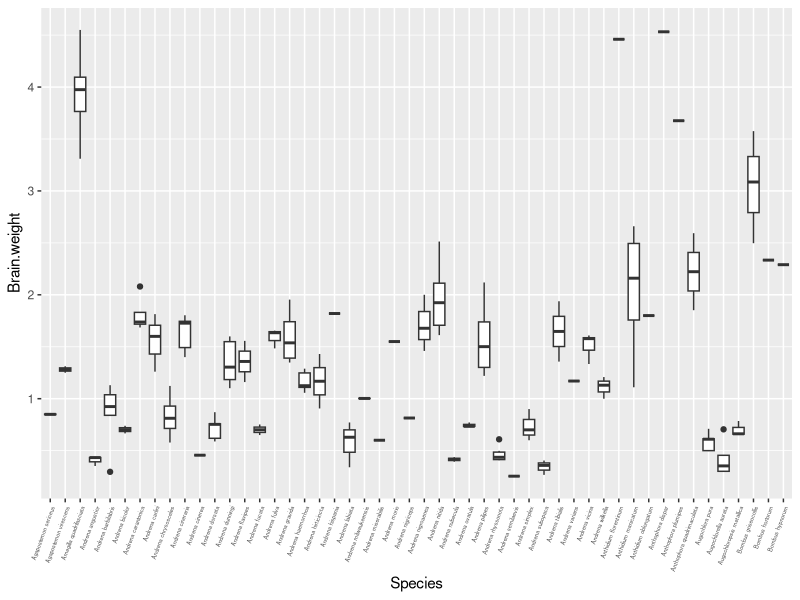
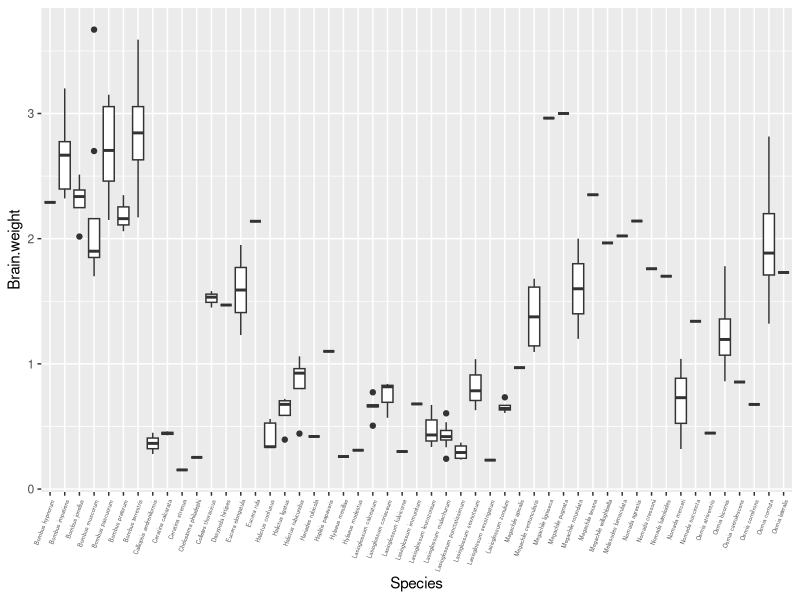
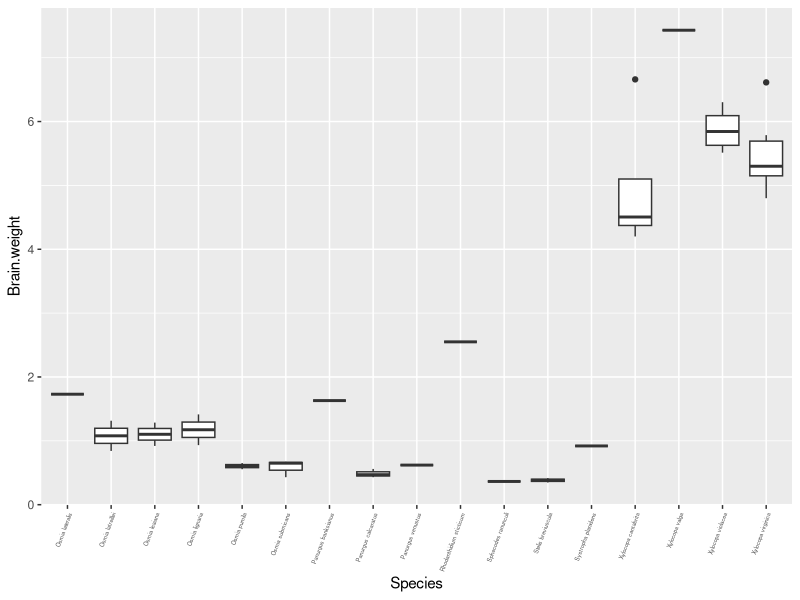
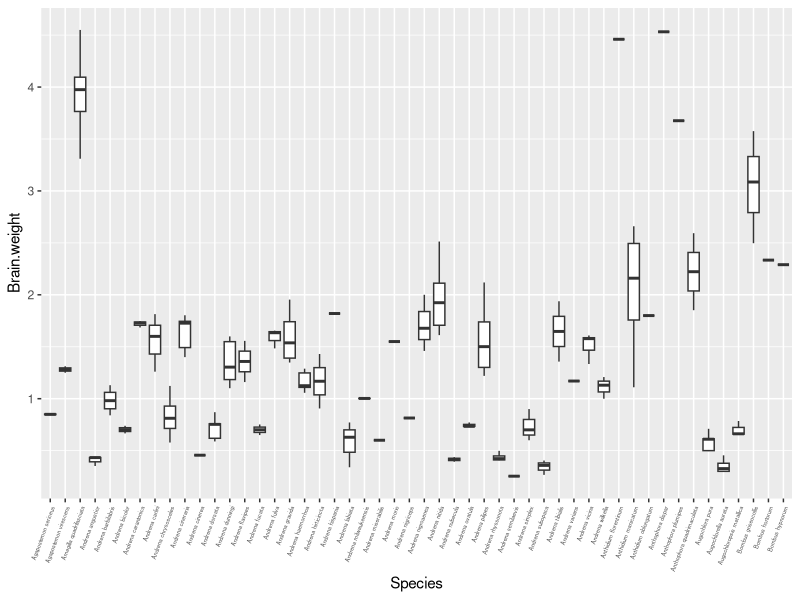
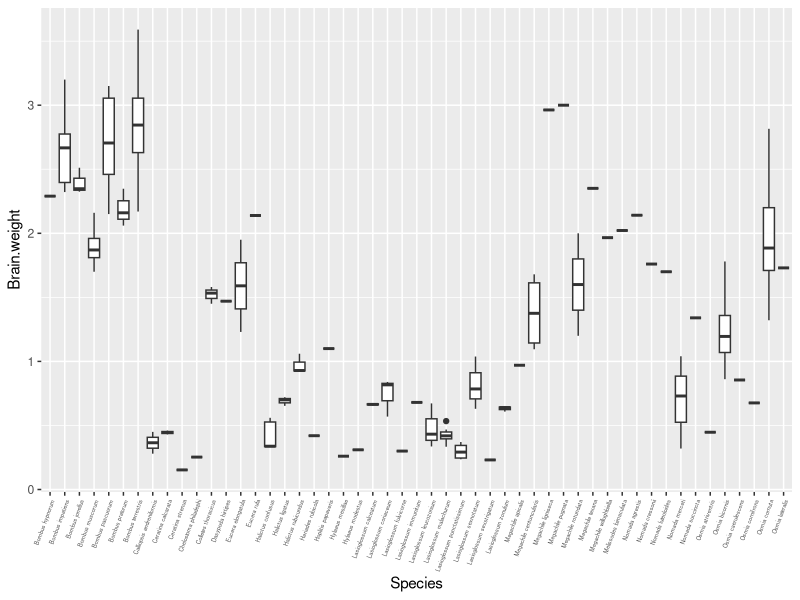
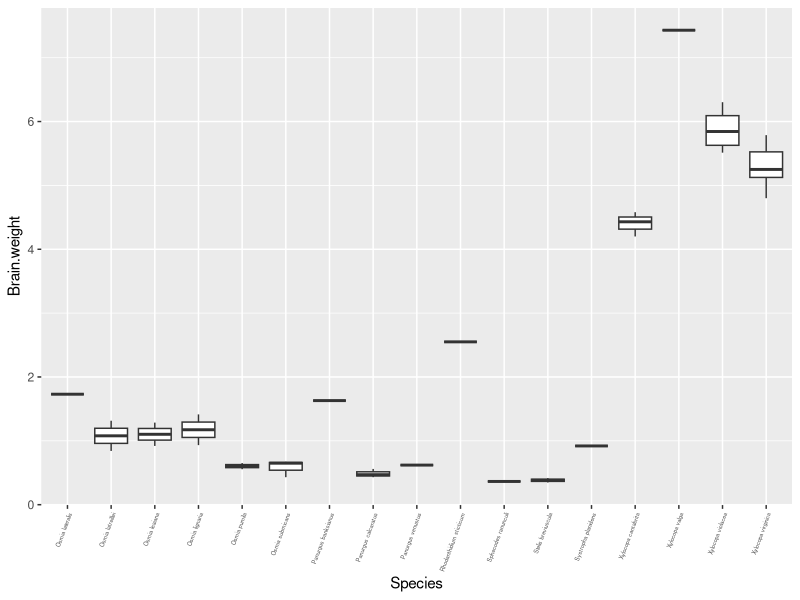

R code for these plots, in order: (Note: this script raises an error after producing the figures.)
#Preprocessing----
#In this script we fix typos and rename species when neccesary to their synonyms
#The data source is Sayol et al., but we also have added extra species from Collado thesis
#Sayol http://dx.doi.org/10.1098/rspb.2020.0762

#Load libraries----
library(readr)
library(dplyr)
library(stringr)
library(ggplot2)

#Read datasets
#1st Sayol 
sayol = read_csv("Raw_data/sayol_data.csv") %>% 
dplyr::select(!c(head.weight.g, no.optic.lobes.weight.mg,body.mass.g)) %>% 
mutate(species = str_replace(species, "_", " "))
#snd Collado (is similar but Collado has some extra species)
#Note Sayol data is clean but Collado still needs some processing
collado <- read.csv("Raw_data/collado_data.csv", dec = ",") %>% 
dplyr::select(!c(Place, No.optic.lobes.weight, 
Notes, Head.weight..g., Plant, Date, Weigth..g., ID, Genus)) %>% 
rename(Brain.weight = Brain.Weight..mg.)

#Prepare data----
#Important:
#The column of interest is brain fix (mg)
#Heads are extracted and fixed and then the brain is removed and weighted
#Fresh brains can be converted with a conversion factor to fix! 
#brain.fix.mg = brain.fresh.mg x 1.2262. #Check sayol etal
sayol = sayol %>% 
#mutate(brain.fix.mg = case_when(is.na(brain.fix.mg) == T ~ brain.fresh.mg * 1.2262,
#is.na(brain.fix.mg) == F ~ brain.fix.mg)) %>% 
rename(Species = species) %>% 
rename(Sex =  sex) %>% 
rename(Country  = country) %>% 
rename(IT = IT.mm) %>% 
rename(Brain.weight = brain.fix.mg) 

#Reshaping data and some cleaning
sayol_main = sayol %>% 
dplyr::select(Species, IT, Brain.weight, Sex, Country)  #select cols of interest


#Select species from Collado that are not in Sayol
#Check levels
s = sayol_main %>% distinct(Species)
spp = s$Species
#Subset collado
collado_filtered = collado %>% 
filter(!Species == "Dasypoda visnaga") %>%  #Dasypoda visnaga's brain was conserved in ethanol, not formol
filter(!Species %in% spp) 
#Bind both datasets
all = bind_rows(sayol_main, collado_filtered) %>% 
na.omit() #filter out na's

#Cleaning----
#Delete Species with sp. 
all_cleaning <- filter(all, !grepl(" sp.",Species))
#Some more typos
all_cleaning$Species[all_cleaning$Species=="Anthopora plumipes"] <- "Anthophora plumipes"
all_cleaning$Species[all_cleaning$Species=="Anthopora dispar"] <- "Anthophora dispar"
all_cleaning$Species[all_cleaning$Species=="Agaposemon sericeus"] <- "Agapostemon sericeus"
all_cleaning$Species[all_cleaning$Species=="Andena vicina"] <- "Andrena vicina"
#Two species are best to rename it with synonym
all_cleaning$Species[all_cleaning$Species=="Flavipanurgus venustus"] <- "Panurgus venustus"
all_cleaning$Species[all_cleaning$Species=="Psithyrus vestalis"] <- "Bombus vestalis"
#Filter out non-species
all_cleaning = subset(all_cleaning, subset = !((Species == "Andrena (Chlorandrena)")))
all_cleaning = subset(all_cleaning, subset = !((Species == "Andrena (Chrysandrena)")))
all_cleaning = subset(all_cleaning, subset = !((Species == "Lasioglossum dialictus"))) #dialictus is a subgenus

#Filter out Apis mellifera
all_cleaning <- all_cleaning %>% filter(!Species=="Apis mellifera")    
#Before filtering females, rename f and females equally
levels(factor(all_cleaning$Sex))
#Fix levels
all_cleaning = all_cleaning %>% 
mutate(Sex =replace(Sex, Sex == "F", "Female")) %>% 
mutate(Sex =replace(Sex, Sex == "M", "Male")) %>% 
mutate(Sex =replace(Sex, Sex == "Queen?", "Queen"))


#Final filtering----
#Select females and delete outliers
#IMPORTANT! select just females
all_cleaning = all_cleaning %>%  filter(Sex == "Female") %>% dplyr::select(!Sex)
#Check unique cases and levels for methods
d = all_cleaning %>% 
group_by(Species) %>% 
summarise(individuals = n())
median(d$individuals)
sum(d$individuals) #433
nlevels(factor(unique(d$Species))) #113 species

#Check for possible outliers
#Brain weight
#Extract levels
l = levels(factor(all_cleaning$Species))
#Create function to plot everything
s = function(v) {
ggplot(all_cleaning %>% filter(Species %in% v), aes(Species, Brain.weight)) +
geom_boxplot() +
theme(axis.text.x = element_text(angle = 70, vjust = 1, hjust=1, size=4))
}
#Plot 1st 50 records
s(l[1:50])
s(l[50:100])
s(l[100:130])

#Is quite easy to have outliers with brain weights 
#For this, we filter the ones out of 1.5 times IQR
all_cleaning = all_cleaning %>%
group_by(Species) %>% 
mutate(Max_val = quantile(Brain.weight, 0.75) + 1.5 *IQR(Brain.weight)) %>% 
mutate(Min_val = quantile(Brain.weight, 0.25) -  1.5 * IQR(Brain.weight)) %>% 
filter(Brain.weight <= Max_val) %>% #Species with one unique value are not considered!
filter(Brain.weight >= Min_val) %>% #Species with one unique value are not considered!
ungroup()

#Check again filtered plots
s(l[1:50])
s(l[50:100])
s(l[100:130])

#Create dataframe with average measurements of IT and brain weight
weights.mean <- data.frame(aggregate(Brain.weight ~ Species, data = all_cleaning, FUN = mean))
IT.mean <- data.frame(aggregate(IT ~ Species, data = all_cleaning, FUN = mean))
wit.mean <- merge(weights.mean, IT.mean)
#Check number of levels
#levels(factor(wit.mean$Species))

#Save data ----
#Save data to load raw values in methods
write_csv(all_cleaning, "Data/Processing/all_cleaning.csv")
#Save data to calculate residuals
saveRDS(wit.mean, "Data/Processing/wit.mean.rds")


